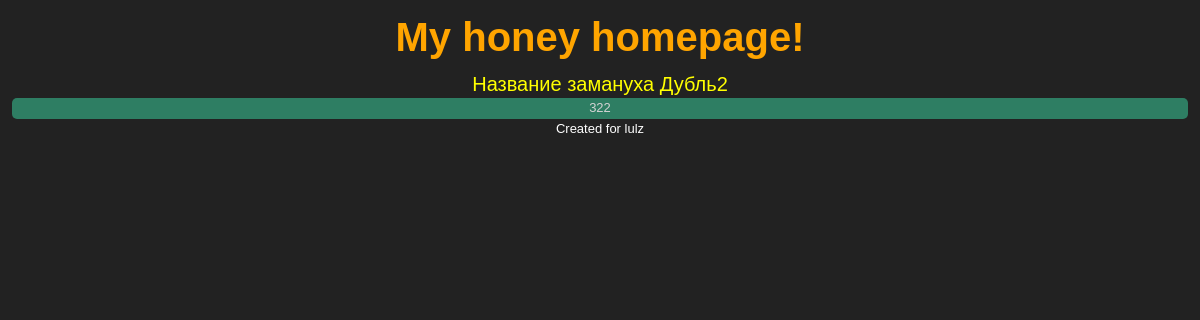
The app's page /121/, older data.
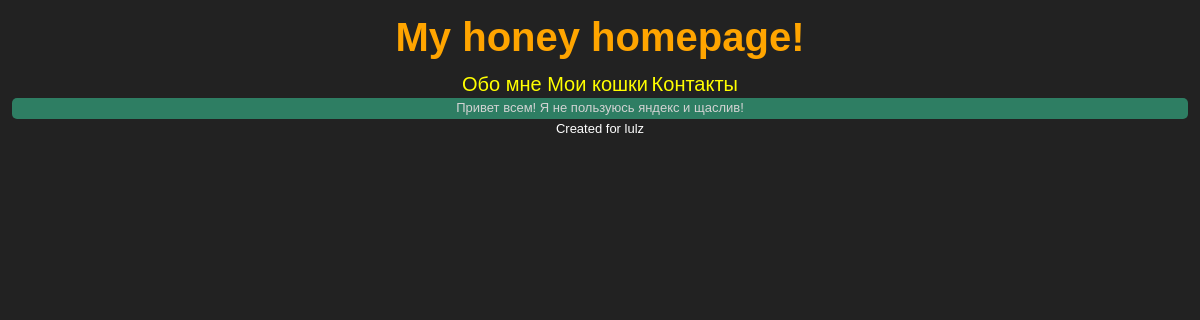
The same page, newer data.
### blog/models.py (models this page shows)
class Post(models.Model):
 title = models.CharField(max_length=255)
 slug = models.SlugField(unique=True, max_length=255)
 description = models.CharField(max_length=255)
 content = models.TextField()
 main = models.BooleanField(default=False)
 published = models.BooleanField(default=True)
 created = models.DateTimeField(auto_now_add=True)

### blog/views.py (the view)
# urls.py: url(r'^(?P<slug>[\w\-]+)/$', 'blog.views.post'),
def post(request, slug):
 if True:
  post = get_object_or_404(Post, slug=slug)
  menu = Post.objects.filter(published=True)
 return render(request, 'blog/post.html', {'post': post, 'menu':menu})

### mysite/templates/blog/post.html (shortened to what this page needs)
 {% extends 'base.html' %}
    {% block content %}
<a href='http://rob1nzon.ru:70'><h1> My honey homepage!  </h1></a>
      {% for post in menu %}<a href="{{post.slug}}">{{post.title}}</a>   {% endfor %}
       <center><div style="width: 98%;border-radius: 5px; opacity: 0.8; background: #319574">
          {% autoescape off %}   {{post.content|safe}}  {% endautoescape %}
     <br></div>
        Created for lulz
    {% endblock %}

### mysite/templates/base.html (shortened to what this page needs)
<!DOCTYPE html>
    <html>
        <head>
	    <link rel="stylesheet" type="text/css" href="{{STATIC_URL}}style.css">
            </head>
        <body>
            <div class="content">
                {% block content %}
                {% endblock %}
            </div>
        </body>
    </html>

### mysite/static/style.css (style rules this page uses)
body { color:white; font-size: 13px; font-family: "Helvetica", "Liberation Sans", "Arial", sans-serif; line-height: 1.6em; text-align: center; min-width: 400px; padding: 0; margin: 0; background: #222222; }
h1 { color: ORANGE; }
a { color: yellow; font-size: 20px; text-decoration: none; }

Row changes from the older to the newer data that the page shows:
changed Post: title "Название замануха" → "Обо мне"; content "322" → "Привет всем! Я не пользуюсь яндекс и щаслив!"
changed Post: title "Дубль2" → "Мои кошки"
added Post: title "Контакты"
